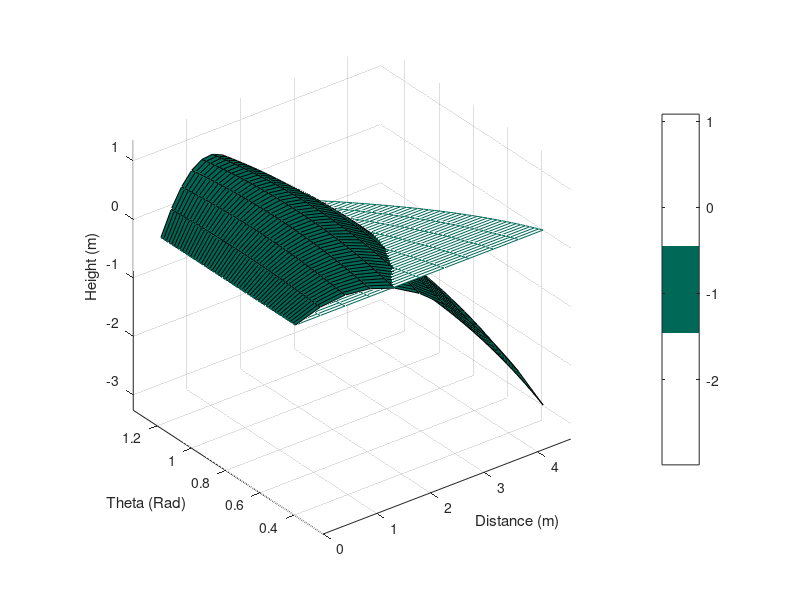

This chart was generated by the following MATLAB code:
clear, clc, close all
v0 = 5; g = 9.81;
time = 0:0.1:1; n = length(time);
theta = pi/8 : pi/200 : 3*pi/8; m = length(theta);
Time = repmat(time, m, 1);
Theta = repmat(theta', 1, n);
X = v0*cos(Theta).*Time;
Z = v0 * sin(Theta).*Time - .5*g*Time.^2;
surf(X, Theta, Z)
hold on
loyolagreen = 1/255*[0,104,87];
Z = zeros(m,n);
mesh(X, Theta, Z, 'Edgecolor', loyolagreen);
colormap(loyolagreen)
xlabel('Distance (m)')
ylabel('Theta (Rad)')
zlabel('Height (m)')
colorbar
axis vis3d
